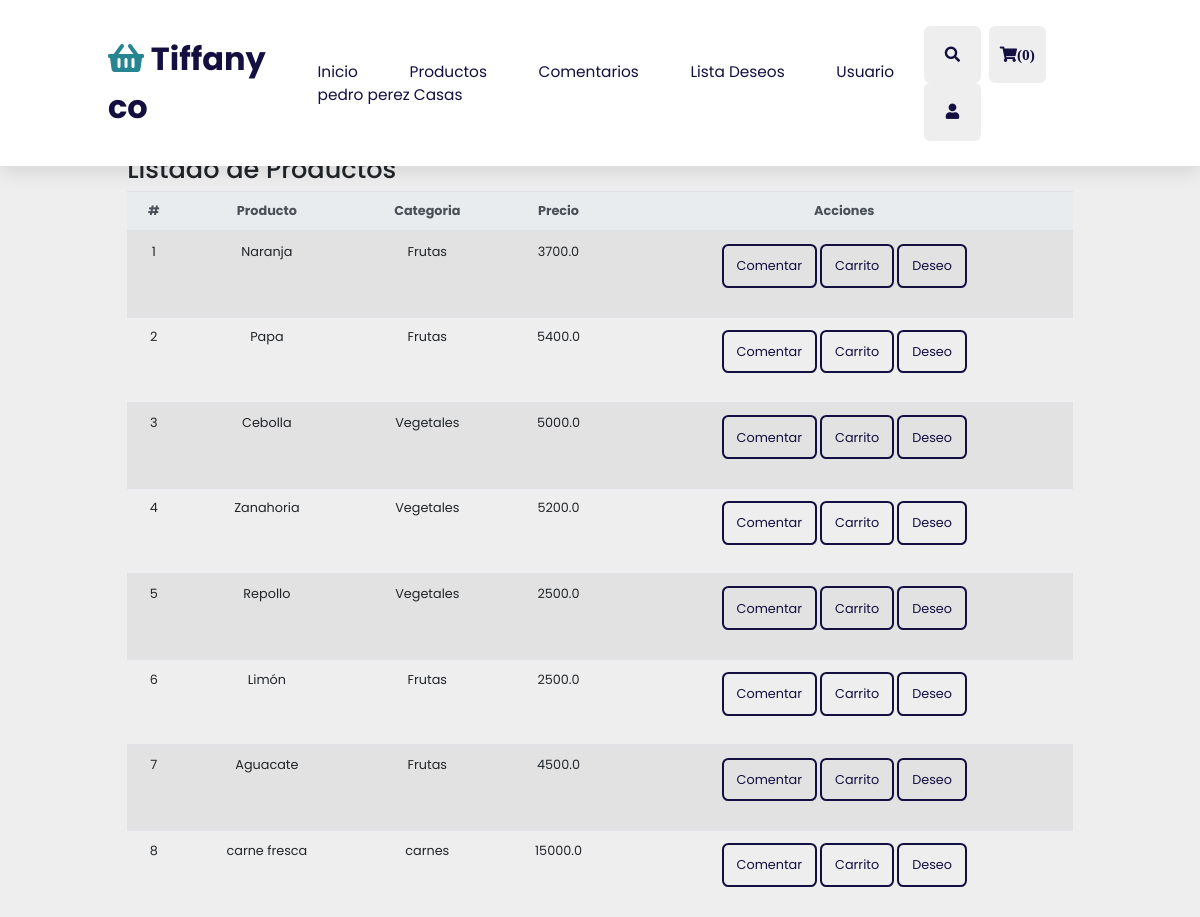
Page /compra (signed in, upper part) on the earlier database version.
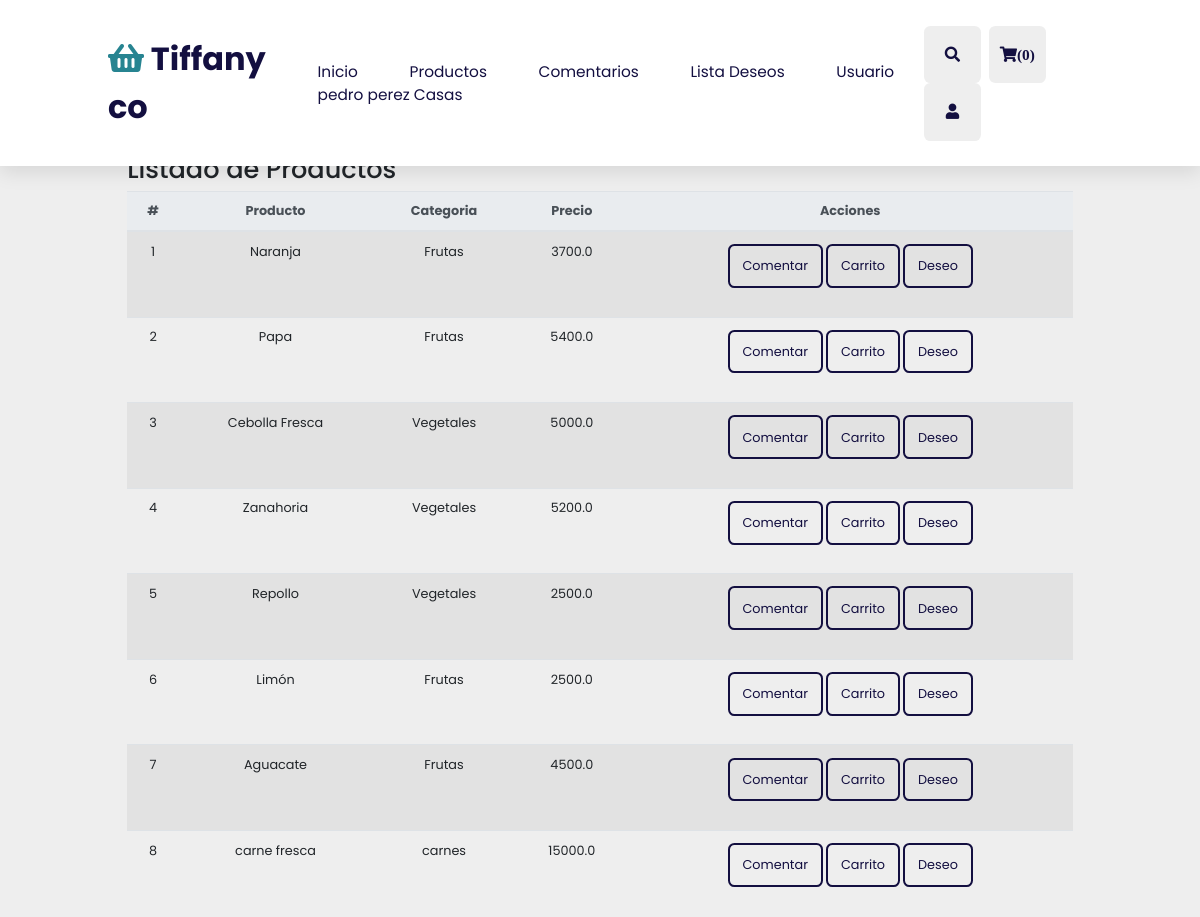
Same page on the later database version.
### app.py (models this page shows)
class Products(db.Model):
    id = db.Column(db.Integer, primary_key=True)
    producto = db.Column(db.String(150), nullable=False)
    categoria = db.Column(db.String(50), nullable=False)
    precio = db.Column(db.Float, default = 0.0)
    stock = db.Column(db.Integer, default=0)
    comentario = db.relationship('Comentarios', backref='products')
    compra = db.relationship('Compras', backref='products')
    deseo = db.relationship('ListaDeseos', backref='products')

### app.py (the view)
@app.route('/compra')
def compra():
    try:
        if 'usercompra' in session:
            userid = session['userid']
            productos = Products.query.all()
            comentarios = Comentarios.query.filter_by(id_user=userid).all()
            ldeseos = ListaDeseos.query.filter_by(id_user=userid).all()
            return render_template('compra.html', productos=productos, comentarios=comentarios, ldeseos= ldeseos)
    except Exception as e:
        print(e)
    return redirect(url_for('inicio'))

### templates/compra.html (shortened to what this page needs)
<!DOCTYPE html>
<html lang="en">
<head>
    <link rel="stylesheet" href="https://unpkg.com/swiper@7/swiper-bundle.min.css" />
    <link rel="stylesheet" href="https://cdnjs.cloudflare.com/ajax/libs/font-awesome/5.15.4/css/all.min.css">
    <link rel="stylesheet" href="https://maxcdn.bootstrapcdn.com/bootstrap/4.0.0/css/bootstrap.min.css">
    <link rel="stylesheet" href="{{url_for('static', filename='css/style.css') }}">
</head>
<body>
    <header class="header">
        <a href="{{url_for('compra')}}" class="logo"> <i class="fas fa-shopping-basket"></i> Tiffany co </a>
        <nav class="navbar">
            <a href="{{url_for('compra')}}">Inicio</a>
            <a href="#products">Productos</a>
            <a href="" data-toggle="modal" data-target="#modalComenta">Comentarios</a>
            <a href="" data-toggle="modal" data-target="#tabladeseo">Lista Deseos</a>
            <a href="#products">Usuario</a>
            <a href="{{url_for('compra')}}">{{session['usercompra']}}</a>
        </nav>
        <div class="icons">
            <div class="fas fa-search" id="search-btn"></div>
            <div class="fas fa-shopping-cart" id="cart-btn">({{session['Carritocompra']|length}})</div>
            <div class="fas fa-user" id="login-btn"></div>
        </div>
    </header>
    <section class="features">
    </section>
    <section class="products" id="products">
        <div class="container p-4 mt-4">
            <div class="row">
                <div class="col">
                    <h2>Listado de Productos</h2>
                    <table class="table table-striped">
                        <thead class="thead-light">
                            <tr style="text-align: center">
                                <th>#</th>
                                <th>Producto</th>
                                <th>Categoria</th>
                                <th>Precio</th>
                                <th>Acciones</th>
                            </tr>
                        </thead>
                        <tbody>
                            {% for product in productos %}
                            <tr style="text-align: center">
                                <td>{{loop.index}}</td>
                                <td>{{product.producto}}</td>
                                <td>{{product.categoria}}</td>
                                <td>{{product.precio}}</td>
                                <td>
                                    <div>
                                        <a href="" class="btn btn-default btn-rounded mb-4" data-toggle="modal" data-target="#modalLoginForm{{product.id}}">Comentar</a>
                                        <a href="" class="btn btn-default btn-rounded mb-4" data-toggle="modal" data-target="#modalcarrito{{product.id}}">Carrito</a>
                                        <a href="" class="btn btn-default btn-rounded mb-4" data-toggle="modal" data-target="#modaldeseo{{product.id}}">Deseo</a>
                                    </div>
                                </td>
                            </tr>
                            {% endfor %}
                        </tbody>
                    </table>
                </div>
            </div>
        </div>
    </section>
</body>
</html>

Differences in the rows shown:
changed Products: producto "Cebolla" → "Cebolla Fresca"
